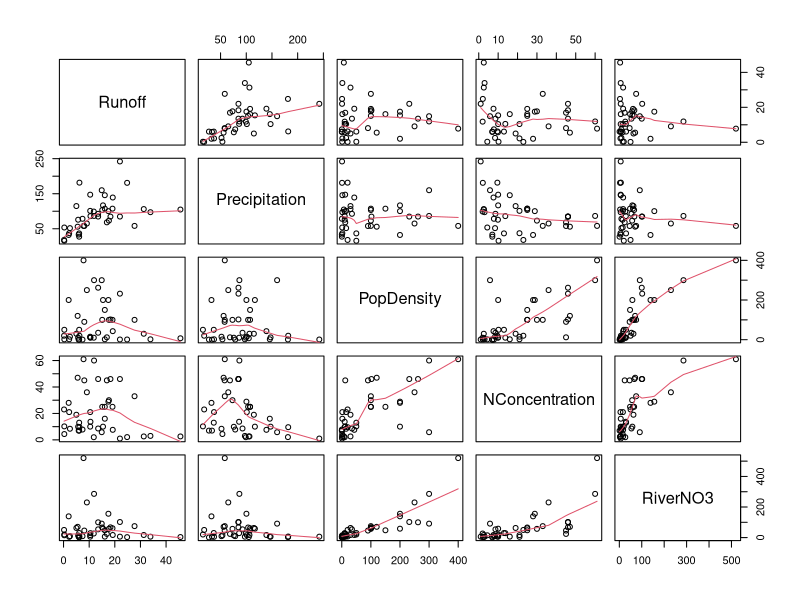

The R source for this figure: (Note: this script raises an error after producing the figure.)
river=read.csv("RiverData.csv",header=T,na.strings ="?")
river
river<-river[-1]
river<-river[-1]
plot(river, panel = panel.smooth)
cor(river)

fit <- lm(RiverNO3 ~. - RiverName - Country, data = river)
summary(fit)
fit <- lm(RiverNO3 ~ Runoff + Precipitation, data = river)
summary(fit)
fit <- lm(RiverNO3 ~ PopDensity, data = river)
summary(fit)
fit <- lm(RiverNO3 ~ PopDensity + NConcentration, data = river)
summary(fit)
fit <- lm(RiverNO3 ~ PopDensity * NConcentration, data = river)
summary(fit)
fit <- lm(RiverNO3 ~ PopDensity * Precipitation, data = river)
summary(fit)
fit <- lm(RiverNO3 ~ Precipitation * NConcentration, data = river)
summary(fit)
fit <- lm(RiverNO3 ~ log(PopDensity), data = river)
summary(fit)
fit <- lm(RiverNO3 ~ log(NConcentration), data = river)
summary(fit)
fit <- lm(RiverNO3 ~ I(PopDensity^2), data = river)
summary(fit)
fit <- lm(RiverNO3 ~ I(PopDensity^2)*NConcentration, data = river)
summary(fit)
fit <- lm(RiverNO3 ~ I(PopDensity^2)*I(NConcentration^2), data = river)
summary(fit)
fit <- lm(RiverNO3 ~ PopDensity*I(NConcentration^2), data = river)
summary(fit)
fit <- lm(RiverNO3 ~ sqrt(PopDensity), data = river)
summary(fit)



fit <- lm(RiverNO3 ~ PopDensity * NConcentration, data = river)
summary(fit)

fit <- lm(RiverNO3 ~ PopDensity + NConcentration, data = river)
summary(fit)

fit <- lm(RiverNO3 ~ Runoff + Precipitation, data = river)
summary(fit)
